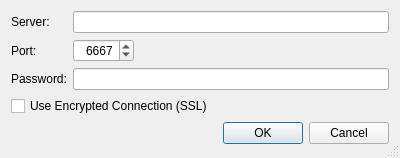
<?xml version="1.0" encoding="UTF-8"?>
<ui version="4.0">
 <class>IrcServerEditDialog</class>
 <widget class="QDialog" name="IrcServerEditDialog">
  <property name="geometry">
   <rect>
    <x>0</x>
    <y>0</y>
    <width>400</width>
    <height>158</height>
   </rect>
  </property>
  <property name="windowTitle">
   <string>IRC Server</string>
  </property>
  <property name="sizeGripEnabled">
   <bool>true</bool>
  </property>
  <layout class="QGridLayout" name="gridLayout">
   <item row="0" column="0">
    <widget class="QLabel" name="label">
     <property name="text">
      <string>Server:</string>
     </property>
    </widget>
   </item>
   <item row="0" column="1" colspan="2">
    <widget class="QLineEdit" name="serverEdit">
     <property name="toolTip">
      <string>Enter the host name of the IRC server</string>
     </property>
    </widget>
   </item>
   <item row="1" column="0">
    <widget class="QLabel" name="label_2">
     <property name="text">
      <string>Port:</string>
     </property>
    </widget>
   </item>
   <item row="1" column="1">
    <widget class="QSpinBox" name="portSpinBox">
     <property name="toolTip">
      <string>Enter the port number</string>
     </property>
     <property name="alignment">
      <set>Qt::AlignRight|Qt::AlignTrailing|Qt::AlignVCenter</set>
     </property>
     <property name="minimum">
      <number>1</number>
     </property>
     <property name="maximum">
      <number>65535</number>
     </property>
     <property name="value">
      <number>6667</number>
     </property>
    </widget>
   </item>
   <item row="1" column="2">
    <spacer name="horizontalSpacer">
     <property name="orientation">
      <enum>Qt::Horizontal</enum>
     </property>
     <property name="sizeHint" stdset="0">
      <size>
       <width>238</width>
       <height>20</height>
      </size>
     </property>
    </spacer>
   </item>
   <item row="2" column="0">
    <widget class="QLabel" name="label_3">
     <property name="text">
      <string>Password:</string>
     </property>
    </widget>
   </item>
   <item row="2" column="1" colspan="2">
    <widget class="QLineEdit" name="passwordEdit">
     <property name="toolTip">
      <string>Enter the server password</string>
     </property>
     <property name="echoMode">
      <enum>QLineEdit::Password</enum>
     </property>
    </widget>
   </item>
   <item row="3" column="0" colspan="3">
    <widget class="QCheckBox" name="sslCheckBox">
     <property name="toolTip">
      <string>Select to use an SSL encrypted connection</string>
     </property>
     <property name="text">
      <string>Use Encrypted Connection (SSL)</string>
     </property>
    </widget>
   </item>
   <item row="4" column="0" colspan="3">
    <widget class="QDialogButtonBox" name="buttonBox">
     <property name="orientation">
      <enum>Qt::Horizontal</enum>
     </property>
     <property name="standardButtons">
      <set>QDialogButtonBox::Cancel|QDialogButtonBox::Ok</set>
     </property>
    </widget>
   </item>
  </layout>
 </widget>
 <tabstops>
  <tabstop>serverEdit</tabstop>
  <tabstop>portSpinBox</tabstop>
  <tabstop>passwordEdit</tabstop>
  <tabstop>sslCheckBox</tabstop>
  <tabstop>buttonBox</tabstop>
 </tabstops>
 <resources/>
 <connections>
  <connection>
   <sender>buttonBox</sender>
   <signal>accepted()</signal>
   <receiver>IrcServerEditDialog</receiver>
   <slot>accept()</slot>
   <hints>
    <hint type="sourcelabel">
     <x>248</x>
     <y>254</y>
    </hint>
    <hint type="destinationlabel">
     <x>157</x>
     <y>274</y>
    </hint>
   </hints>
  </connection>
  <connection>
   <sender>buttonBox</sender>
   <signal>rejected()</signal>
   <receiver>IrcServerEditDialog</receiver>
   <slot>reject()</slot>
   <hints>
    <hint type="sourcelabel">
     <x>316</x>
     <y>260</y>
    </hint>
    <hint type="destinationlabel">
     <x>286</x>
     <y>274</y>
    </hint>
   </hints>
  </connection>
 </connections>
</ui>
